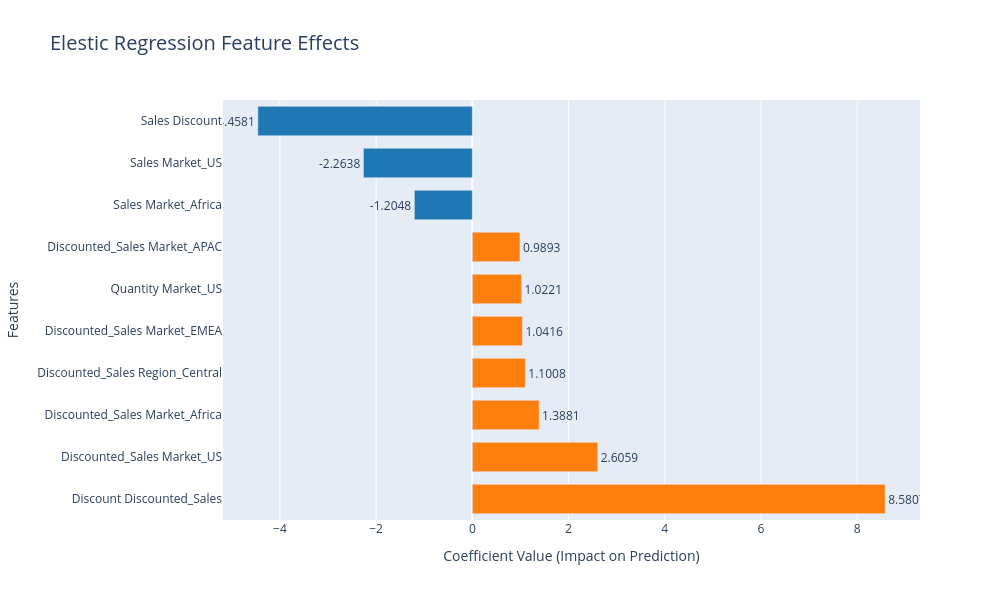

Notebook source saved alongside this figure:
### Code cell
sorted_df = pd.DataFrame(sorted_coefs, columns=['Feature', 'Coefficient'])
sorted_df = sorted_df.reindex(sorted_df['Coefficient'].abs().sort_values(ascending=False).index).head(10)
sorted_df = sorted_df.sort_values('Coefficient', ascending=False)
sorted_df.to_csv("result_data/elestic_regression_feature_coefs.csv")

colors = ['#ff7f0e' if c > 0 else '#1f77b4' for c in sorted_df['Coefficient']]
fig = go.Figure()
fig.add_trace(go.Bar(
	y=sorted_df['Feature'],
	x=sorted_df['Coefficient'],
	orientation='h',
	marker_color=colors,
	text=[f"{c:.4f}" for c in sorted_df['Coefficient']],
	textposition='outside',
	hovertemplate='<b>%{y}</b><br>Coefficient: %{x:.4f}<br>Impact: %{text}<extra></extra>'
))
fig.update_layout(
	title={
		'text': 'Elestic Regression Feature Effects',
		'font': {'size': 20}
	},
	xaxis_title='Coefficient Value (Impact on Prediction)',
	yaxis_title='Features',
	height=600,
	width=1000,
	showlegend=False,
	bargap=0.3
)

fig.show()

### Figure 1 — Plotly figure (JSON) as saved in the notebook; plotly's stock layout.template omitted (floating-point values rounded to 4 significant figures)
{"data": [{"hovertemplate": "<b>%{y}</b><br>Coefficient: %{x:.4f}<br>Impact: %{text}<extra></extra>", "marker": {"color": ["#ff7f0e", "#ff7f0e", "#ff7f0e", "#ff7f0e", "#ff7f0e", "#ff7f0e", "#ff7f0e", "#1f77b4", "#1f77b4", "#1f77b4"]}, "orientation": "h", "text": ["8.5807", "2.6059", "1.3881", "1.1008", "1.0416", "1.0221", "0.9893", "-1.2048", "-2.2638", "-4.4581"], "textposition": "outside", "type": "bar", "x": [8.581, 2.606, 1.388, 1.101, 1.042, 1.022, 0.9893, -1.205, -2.264, -4.458], "y": ["Discount Discounted_Sales", "Discounted_Sales Market_US", "Discounted_Sales Market_Africa", "Discounted_Sales Region_Central", "Discounted_Sales Market_EMEA", "Quantity Market_US", "Discounted_Sales Market_APAC", "Sales Market_Africa", "Sales Market_US", "Sales Discount"]}], "layout": {"bargap": 0.3, "height": 600, "showlegend": false, "title": {"font": {"size": 20}, "text": "Elestic Regression Feature Effects"}, "width": 1000, "xaxis": {"title": {"text": "Coefficient Value (Impact on Prediction)"}}, "yaxis": {"title": {"text": "Features"}}}}
